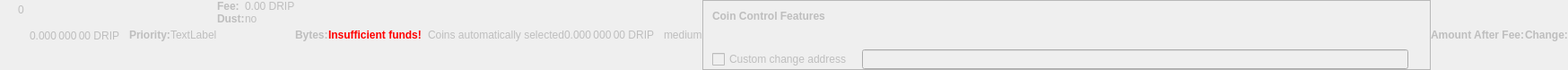
    <widget class="QWidget" name="dummyHideWidget" native="true">
     <property name="enabled">
      <bool>false</bool>
     </property>
     <property name="maximumSize">
      <size>
       <width>100</width>
       <height>22</height>
      </size>
     </property>
     <layout class="QHBoxLayout" name="dummyHideLayout">
      <property name="spacing">
       <number>0</number>
      </property>
      <property name="leftMargin">
       <number>0</number>
      </property>
      <property name="topMargin">
       <number>0</number>
      </property>
      <property name="rightMargin">
       <number>0</number>
      </property>
      <property name="bottomMargin">
       <number>0</number>
      </property>
      <item>
       <layout class="QFormLayout" name="formLayoutCoinControl1">
        <property name="horizontalSpacing">
         <number>10</number>
        </property>
        <property name="verticalSpacing">
         <number>14</number>
        </property>
        <property name="leftMargin">
         <number>10</number>
        </property>
        <property name="topMargin">
         <number>4</number>
        </property>
        <property name="rightMargin">
         <number>6</number>
        </property>
        <item row="0" column="1">
         <widget class="QLabel" name="labelCoinControlBytes">
          <property name="cursor">
           <cursorShape>IBeamCursor</cursorShape>
          </property>
          <property name="contextMenuPolicy">
           <enum>Qt::ActionsContextMenu</enum>
          </property>
          <property name="text">
           <string notr="true">0</string>
          </property>
          <property name="textInteractionFlags">
           <set>Qt::LinksAccessibleByMouse|Qt::TextSelectableByKeyboard|Qt::TextSelectableByMouse</set>
          </property>
         </widget>
        </item>
       </layout>
      </item>
      <item>
       <widget class="QLabel" name="labelCoinControlAfterFee">
        <property name="enabled">
         <bool>false</bool>
        </property>
        <property name="sizePolicy">
         <sizepolicy hsizetype="Fixed" vsizetype="Fixed">
          <horstretch>0</horstretch>
          <verstretch>0</verstretch>
         </sizepolicy>
        </property>
        <property name="minimumSize">
         <size>
          <width>111</width>
          <height>12</height>
         </size>
        </property>
        <property name="maximumSize">
         <size>
          <width>111</width>
          <height>12</height>
         </size>
        </property>
        <property name="cursor">
         <cursorShape>IBeamCursor</cursorShape>
        </property>
        <property name="contextMenuPolicy">
         <enum>Qt::ActionsContextMenu</enum>
        </property>
        <property name="text">
         <string notr="true">0.000 000 00 DRIP</string>
        </property>
        <property name="textInteractionFlags">
         <set>Qt::LinksAccessibleByMouse|Qt::TextSelectableByKeyboard|Qt::TextSelectableByMouse</set>
        </property>
       </widget>
      </item>
      <item>
       <widget class="QLabel" name="labelCoinControlPriorityText">
        <property name="enabled">
         <bool>false</bool>
        </property>
        <property name="font">
         <font>
          <weight>75</weight>
          <bold>true</bold>
         </font>
        </property>
        <property name="text">
         <string>Priority:</string>
        </property>
       </widget>
      </item>
      <item>
       <layout class="QHBoxLayout" name="horizontalLayout">
        <item>
         <widget class="QLabel" name="WarningLabel">
          <property name="text">
           <string>TextLabel</string>
          </property>
         </widget>
        </item>
       </layout>
      </item>
      <item>
       <layout class="QFormLayout" name="formLayoutCoinControl3">
        <property name="horizontalSpacing">
         <number>0</number>
        </property>
        <property name="verticalSpacing">
         <number>0</number>
        </property>
        <property name="leftMargin">
         <number>0</number>
        </property>
        <property name="topMargin">
         <number>0</number>
        </property>
        <property name="rightMargin">
         <number>0</number>
        </property>
        <item row="0" column="0">
         <widget class="QLabel" name="labelCoinControlFeeText">
          <property name="enabled">
           <bool>false</bool>
          </property>
          <property name="font">
           <font>
            <weight>75</weight>
            <bold>true</bold>
           </font>
          </property>
          <property name="text">
           <string>Fee:</string>
          </property>
          <property name="margin">
           <number>0</number>
          </property>
         </widget>
        </item>
        <item row="0" column="1">
         <widget class="QLabel" name="labelCoinControlFee">
          <property name="enabled">
           <bool>false</bool>
          </property>
          <property name="cursor">
           <cursorShape>IBeamCursor</cursorShape>
          </property>
          <property name="contextMenuPolicy">
           <enum>Qt::ActionsContextMenu</enum>
          </property>
          <property name="text">
           <string notr="true">0.00 DRIP</string>
          </property>
          <property name="textInteractionFlags">
           <set>Qt::LinksAccessibleByMouse|Qt::TextSelectableByKeyboard|Qt::TextSelectableByMouse</set>
          </property>
         </widget>
        </item>
        <item row="1" column="0">
         <widget class="QLabel" name="labelCoinControlLowOutputText">
          <property name="enabled">
           <bool>false</bool>
          </property>
          <property name="font">
           <font>
            <weight>75</weight>
            <bold>true</bold>
           </font>
          </property>
          <property name="text">
           <string>Dust:</string>
          </property>
         </widget>
        </item>
        <item row="1" column="1">
         <widget class="QLabel" name="labelCoinControlLowOutput">
          <property name="enabled">
           <bool>false</bool>
          </property>
          <property name="cursor">
           <cursorShape>IBeamCursor</cursorShape>
          </property>
          <property name="contextMenuPolicy">
           <enum>Qt::ActionsContextMenu</enum>
          </property>
          <property name="text">
           <string>no</string>
          </property>
          <property name="textInteractionFlags">
           <set>Qt::LinksAccessibleByMouse|Qt::TextSelectableByKeyboard|Qt::TextSelectableByMouse</set>
          </property>
         </widget>
        </item>
       </layout>
      </item>
      <item>
       <widget class="QLabel" name="labelCoinControlBytesText">
        <property name="enabled">
         <bool>false</bool>
        </property>
        <property name="font">
         <font>
          <weight>75</weight>
          <bold>true</bold>
         </font>
        </property>
        <property name="text">
         <string>Bytes:</string>
        </property>
       </widget>
      </item>
      <item>
       <layout class="QFormLayout" name="formLayoutCoinControl2">
        <property name="horizontalSpacing">
         <number>0</number>
        </property>
        <property name="verticalSpacing">
         <number>0</number>
        </property>
        <property name="leftMargin">
         <number>0</number>
        </property>
        <property name="topMargin">
         <number>0</number>
        </property>
        <property name="rightMargin">
         <number>0</number>
        </property>
       </layout>
      </item>
      <item>
       <layout class="QHBoxLayout" name="horizontalLayoutCoinControl2">
        <property name="spacing">
         <number>0</number>
        </property>
        <property name="bottomMargin">
         <number>0</number>
        </property>
       </layout>
      </item>
      <item>
       <widget class="QLabel" name="labelCoinControlInsuffFunds">
        <property name="enabled">
         <bool>false</bool>
        </property>
        <property name="minimumSize">
         <size>
          <width>0</width>
          <height>0</height>
         </size>
        </property>
        <property name="font">
         <font>
          <weight>75</weight>
          <bold>true</bold>
         </font>
        </property>
        <property name="styleSheet">
         <string notr="true">color:red;font-weight:bold;</string>
        </property>
        <property name="text">
         <string>Insufficient funds!</string>
        </property>
        <property name="margin">
         <number>5</number>
        </property>
       </widget>
      </item>
      <item>
       <layout class="QFormLayout" name="formLayoutCoinControl4">
        <property name="horizontalSpacing">
         <number>0</number>
        </property>
        <property name="verticalSpacing">
         <number>0</number>
        </property>
        <property name="leftMargin">
         <number>0</number>
        </property>
        <property name="topMargin">
         <number>0</number>
        </property>
        <property name="rightMargin">
         <number>0</number>
        </property>
       </layout>
      </item>
      <item>
       <widget class="QLabel" name="labelCoinControlChangeLabel">
        <property name="enabled">
         <bool>false</bool>
        </property>
        <property name="sizePolicy">
         <sizepolicy hsizetype="Preferred" vsizetype="Expanding">
          <horstretch>0</horstretch>
          <verstretch>0</verstretch>
         </sizepolicy>
        </property>
        <property name="minimumSize">
         <size>
          <width>0</width>
          <height>0</height>
         </size>
        </property>
        <property name="text">
         <string/>
        </property>
        <property name="margin">
         <number>3</number>
        </property>
       </widget>
      </item>
      <item>
       <widget class="QLabel" name="labelCoinControlAutomaticallySelected">
        <property name="enabled">
         <bool>false</bool>
        </property>
        <property name="sizePolicy">
         <sizepolicy hsizetype="Fixed" vsizetype="Fixed">
          <horstretch>0</horstretch>
          <verstretch>0</verstretch>
         </sizepolicy>
        </property>
        <property name="minimumSize">
         <size>
          <width>0</width>
          <height>0</height>
         </size>
        </property>
        <property name="maximumSize">
         <size>
          <width>240</width>
          <height>16777215</height>
         </size>
        </property>
        <property name="text">
         <string>Coins automatically selected</string>
        </property>
        <property name="margin">
         <number>5</number>
        </property>
       </widget>
      </item>
      <item>
       <widget class="QLabel" name="labelCoinControlChange">
        <property name="enabled">
         <bool>false</bool>
        </property>
        <property name="sizePolicy">
         <sizepolicy hsizetype="Fixed" vsizetype="Fixed">
          <horstretch>0</horstretch>
          <verstretch>0</verstretch>
         </sizepolicy>
        </property>
        <property name="minimumSize">
         <size>
          <width>111</width>
          <height>0</height>
         </size>
        </property>
        <property name="maximumSize">
         <size>
          <width>111</width>
          <height>16777215</height>
         </size>
        </property>
        <property name="cursor">
         <cursorShape>IBeamCursor</cursorShape>
        </property>
        <property name="contextMenuPolicy">
         <enum>Qt::ActionsContextMenu</enum>
        </property>
        <property name="text">
         <string notr="true">0.000 000 00 DRIP</string>
        </property>
        <property name="textInteractionFlags">
         <set>Qt::LinksAccessibleByMouse|Qt::TextSelectableByKeyboard|Qt::TextSelectableByMouse</set>
        </property>
       </widget>
      </item>
      <item>
       <widget class="QLabel" name="labelCoinControlPriority">
        <property name="enabled">
         <bool>false</bool>
        </property>
        <property name="cursor">
         <cursorShape>IBeamCursor</cursorShape>
        </property>
        <property name="contextMenuPolicy">
         <enum>Qt::ActionsContextMenu</enum>
        </property>
        <property name="text">
         <string>medium</string>
        </property>
        <property name="textInteractionFlags">
         <set>Qt::LinksAccessibleByMouse|Qt::TextSelectableByKeyboard|Qt::TextSelectableByMouse</set>
        </property>
       </widget>
      </item>
      <item>
       <widget class="QFrame" name="frameCoinControl">
        <property name="sizePolicy">
         <sizepolicy hsizetype="Expanding" vsizetype="Expanding">
          <horstretch>0</horstretch>
          <verstretch>0</verstretch>
         </sizepolicy>
        </property>
        <property name="maximumSize">
         <size>
          <width>16777215</width>
          <height>16777215</height>
         </size>
        </property>
        <property name="frameShape">
         <enum>QFrame::StyledPanel</enum>
        </property>
        <property name="frameShadow">
         <enum>QFrame::Sunken</enum>
        </property>
        <layout class="QVBoxLayout" name="verticalLayoutCoinControl2_2">
         <property name="spacing">
          <number>0</number>
         </property>
         <property name="leftMargin">
          <number>0</number>
         </property>
         <property name="topMargin">
          <number>0</number>
         </property>
         <property name="rightMargin">
          <number>0</number>
         </property>
         <property name="bottomMargin">
          <number>0</number>
         </property>
         <item>
          <layout class="QVBoxLayout" name="verticalLayoutCoinControl" stretch="0,0,0,1">
           <property name="spacing">
            <number>0</number>
           </property>
           <property name="leftMargin">
            <number>10</number>
           </property>
           <property name="topMargin">
            <number>10</number>
           </property>
           <item>
            <layout class="QHBoxLayout" name="horizontalLayoutCoinControl1">
             <property name="bottomMargin">
              <number>15</number>
             </property>
             <item>
              <widget class="QLabel" name="labelCoinControlFeatures">
               <property name="enabled">
                <bool>false</bool>
               </property>
               <property name="sizePolicy">
                <sizepolicy hsizetype="Preferred" vsizetype="Maximum">
                 <horstretch>0</horstretch>
                 <verstretch>0</verstretch>
                </sizepolicy>
               </property>
               <property name="font">
                <font>
                 <weight>75</weight>
                 <bold>true</bold>
                </font>
               </property>
               <property name="styleSheet">
                <string notr="true">font-weight:bold;</string>
               </property>
               <property name="text">
                <string>Coin Control Features</string>
               </property>
              </widget>
             </item>
            </layout>
           </item>
           <item>
            <widget class="QWidget" name="widgetCoinControl" native="true">
             <property name="sizePolicy">
              <sizepolicy hsizetype="Preferred" vsizetype="Preferred">
               <horstretch>0</horstretch>
               <verstretch>0</verstretch>
              </sizepolicy>
             </property>
             <property name="minimumSize">
              <size>
               <width>0</width>
               <height>0</height>
              </size>
             </property>
             <property name="styleSheet">
              <string notr="true"/>
             </property>
             <layout class="QHBoxLayout" name="horizontalLayoutCoinControl5_2">
              <property name="leftMargin">
               <number>0</number>
              </property>
              <property name="topMargin">
               <number>0</number>
              </property>
              <property name="rightMargin">
               <number>0</number>
              </property>
              <property name="bottomMargin">
               <number>0</number>
              </property>
              <item>
               <layout class="QHBoxLayout" name="horizontalLayoutCoinControl3">
                <property name="spacing">
                 <number>20</number>
                </property>
                <property name="topMargin">
                 <number>0</number>
                </property>
                <property name="bottomMargin">
                 <number>10</number>
                </property>
               </layout>
              </item>
             </layout>
            </widget>
           </item>
           <item>
            <layout class="QHBoxLayout" name="horizontalLayoutCoinControl4" stretch="0,0,0">
             <property name="spacing">
              <number>12</number>
             </property>
             <property name="sizeConstraint">
              <enum>QLayout::SetDefaultConstraint</enum>
             </property>
             <property name="topMargin">
              <number>5</number>
             </property>
             <property name="rightMargin">
              <number>5</number>
             </property>
             <item>
              <widget class="QCheckBox" name="checkBoxCoinControlChange">
               <property name="enabled">
                <bool>false</bool>
               </property>
               <property name="toolTip">
                <string>If this is activated, but the change address is empty or invalid, change will be sent to a newly generated address.</string>
               </property>
               <property name="text">
                <string>Custom change address</string>
               </property>
              </widget>
             </item>
             <item>
              <widget class="QValidatedLineEdit" name="lineEditCoinControlChange">
               <property name="enabled">
                <bool>false</bool>
               </property>
               <property name="sizePolicy">
                <sizepolicy hsizetype="Expanding" vsizetype="Fixed">
                 <horstretch>0</horstretch>
                 <verstretch>0</verstretch>
                </sizepolicy>
               </property>
              </widget>
             </item>
             <item>
              <widget class="QLabel" name="labelCoinControlChangeLabel_2">
               <property name="sizePolicy">
                <sizepolicy hsizetype="Preferred" vsizetype="Expanding">
                 <horstretch>0</horstretch>
                 <verstretch>0</verstretch>
                </sizepolicy>
               </property>
               <property name="minimumSize">
                <size>
                 <width>0</width>
                 <height>0</height>
                </size>
               </property>
               <property name="text">
                <string/>
               </property>
               <property name="margin">
                <number>3</number>
               </property>
              </widget>
             </item>
            </layout>
           </item>
           <item>
            <spacer name="verticalSpacerCoinControl">
             <property name="orientation">
              <enum>Qt::Vertical</enum>
             </property>
             <property name="sizeHint" stdset="0">
              <size>
               <width>800</width>
               <height>1</height>
              </size>
             </property>
            </spacer>
           </item>
          </layout>
         </item>
        </layout>
       </widget>
      </item>
      <item>
       <widget class="QLabel" name="labelCoinControlAfterFeeText">
        <property name="enabled">
         <bool>false</bool>
        </property>
        <property name="minimumSize">
         <size>
          <width>0</width>
          <height>0</height>
         </size>
        </property>
        <property name="maximumSize">
         <size>
          <width>16777215</width>
          <height>16777215</height>
         </size>
        </property>
        <property name="font">
         <font>
          <weight>75</weight>
          <bold>true</bold>
         </font>
        </property>
        <property name="text">
         <string>Amount After Fee:</string>
        </property>
        <property name="alignment">
         <set>Qt::AlignLeading|Qt::AlignLeft|Qt::AlignVCenter</set>
        </property>
        <property name="margin">
         <number>0</number>
        </property>
       </widget>
      </item>
      <item>
       <widget class="QLabel" name="labelCoinControlChangeText">
        <property name="enabled">
         <bool>false</bool>
        </property>
        <property name="sizePolicy">
         <sizepolicy hsizetype="Preferred" vsizetype="Preferred">
          <horstretch>0</horstretch>
          <verstretch>0</verstretch>
         </sizepolicy>
        </property>
        <property name="minimumSize">
         <size>
          <width>0</width>
          <height>0</height>
         </size>
        </property>
        <property name="maximumSize">
         <size>
          <width>16777215</width>
          <height>16777215</height>
         </size>
        </property>
        <property name="font">
         <font>
          <weight>75</weight>
          <bold>true</bold>
         </font>
        </property>
        <property name="text">
         <string>Change:</string>
        </property>
        <property name="alignment">
         <set>Qt::AlignLeading|Qt::AlignLeft|Qt::AlignVCenter</set>
        </property>
       </widget>
      </item>
     </layout>
    </widget>
